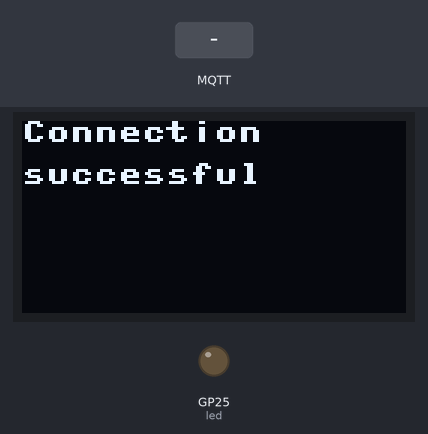
A program run on a simulated Raspberry Pi Pico running MicroPython. Shown: 128×64 one-colour display, output pins drawn as LEDs (lit = HIGH). The inputs (shaded band) are chosen by the test bench. WiFi joins after 1.5 s; no MQTT or app messages arrive unless stated; a WiFi scan finds one network, HomeNet; the clock reads 2024-03-15 10:24:30 at power-on unless the program sets it; library files of the repository ran but are not shown: ssd1306.py; pins used as bus, display or sensor lines are not drawn; what the program prints to the serial console is not drawn.

Above: at 5.9 s.
6.0 s: MQTT message "notification" arrives on the first subscribed topic
7.5 s: MQTT message "received" arrives on the first subscribed topic
9.0 s: MQTT message "1" arrives on the first subscribed topic
Timing chart, 0 to 12.0 s (numbered marks = the images above; inputs shaded):
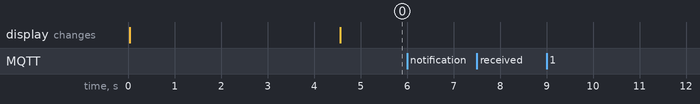

Measured:
- after the input at 6.0 s, every drawn part: stays the same
- after the input at 7.5 s, every drawn part: stays the same
- after the input at 9.0 s, every drawn part: stays the same

The program:

main.py
```python
def sub_cb(topic, msg):
  print((topic, msg))
  if topic == b'notification' and msg == b'received':
    print('ESP received hello message')

def connect_and_subscribe():
  global client_id, mqtt_server, mqtt_port, topic_sub
  client = MQTTClient(client_id, mqtt_server, mqtt_port)
  client.set_callback(sub_cb)
  client.connect()
  client.subscribe(topic_sub)
  print('Connected to %s MQTT broker, subscribed to %s topic' % (mqtt_server, topic_sub))
  return client

def restart_and_reconnect():
  print('Failed to connect to MQTT broker. Reconnecting...')
  time.sleep(5)
  machine.reset()

try:
  client = connect_and_subscribe()
except OSError as e:
  restart_and_reconnect()

while True:
  try:
    message = client.check_msg()
    if message is not None:
      last_recieved = time.time()
      led.value(True)
      oled.fill(0)
      for i in range(len(message) / 14):
        oled.text(message[14 * i:14 * (i + 1)], 0, 9 * i)
      oled.show()
    if (time.time() - last_recieved) > 1:
      led.value(False)
      #oled.fill(0)
      oled.show()
  except OSError as e:
    restart_and_reconnect()
```

boot.py
```python
import time
from umqttsimple import MQTTClient
import ubinascii
import machine
import micropython
import network
import esp
esp.osdebug(None)
import gc
gc.collect()

from machine import Pin
from time import sleep

from machine import Pin, SoftI2C
import ssd1306

ssid = '5G Tigo COVID-19'
password = 'As96HBUn'
mqtt_server = 'research.upb.edu'
mqtt_port = '11132'
client_id = ubinascii.hexlify(machine.unique_id())
topic_sub = b'general'
topic_pub = b'general'

last_message = 0
message_interval = 5
counter = 0
last_recieved = 0

led = Pin(25, Pin.OUT)

i2c_rst = Pin(16, Pin.OUT)
i2c_rst.value(0)
time.sleep_ms(5)
i2c_rst.value(1)
i2c_scl = Pin(15, Pin.OUT, Pin.PULL_UP)
i2c_sda = Pin(4, Pin.OUT, Pin.PULL_UP)
i2c = SoftI2C(scl=i2c_scl, sda=i2c_sda)
oled_width = 128
oled_height = 64
oled = ssd1306.SSD1306_I2C(oled_width, oled_height, i2c)

station = network.WLAN(network.STA_IF)
station.active(True)
i = 0
for net in station.scan():
  if i == 7:
    oled.show()
    time.sleep(1)
    i = 0
    oled.fill(0)
  oled.text(net[0], 0, i * 14)
  i = i + 1
time.sleep(1)
station.connect(ssid, password)

while station.isconnected() == False:
  pass

print('Connection successful')
oled.fill(0)
oled.text('Connection', 0, 0)
oled.text('successful', 0, 14)
oled.show()
print(station.ifconfig())
```
